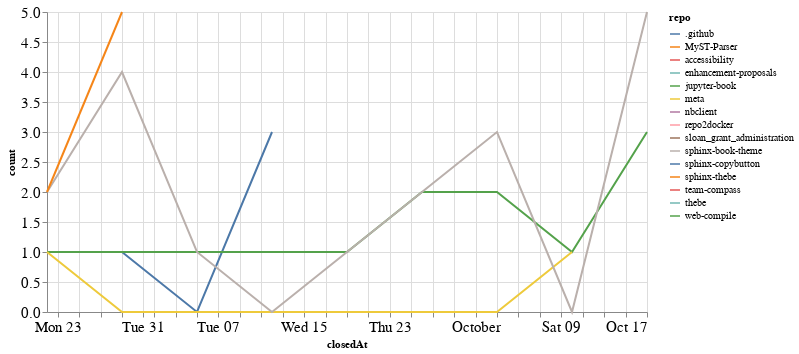

Notebook code for this chart:
### Code cell
closed_by_time = closed_by.groupby('repo').resample('W', on='closedAt').count()['author'].reset_index()
closed_by_time = closed_by_time.rename(columns={'author': 'count'})

alt.Chart(closed_by_time, width=600).mark_line().encode(
    x='closedAt',
    y='count',
    color='repo',
    tooltip="repo"
)

### Figure 1 — Vega-Lite specification as saved in the notebook (floating-point values rounded to 4 significant figures)
{"config": {"axisLeft": {"labelFontSize": 15}, "axisBottom": {"labelFontSize": 15}}, "data": {"name": "data-cd5138e6c5807fc4c0164175aa9bef32"}, "mark": "line", "encoding": {"color": {"type": "nominal", "field": "repo"}, "tooltip": {"type": "nominal", "field": "repo"}, "x": {"type": "temporal", "field": "closedAt"}, "y": {"type": "quantitative", "field": "count"}}, "width": 600, "$schema": "https://vega.github.io/schema/vega-lite/v4.8.1.json", "datasets": {"data-cd5138e6c5807fc4c0164175aa9bef32": [{"repo": ".github", "closedAt": "2021-08-29T00:00:00", "count": 1}, {"repo": ".github", "closedAt": "2021-09-05T00:00:00", "count": 0}, {"repo": ".github", "closedAt": "2021-09-12T00:00:00", "count": 3}, {"repo": "MyST-Parser", "closedAt": "2021-09-26T00:00:00", "count": 1}, {"repo": "accessibility", "closedAt": "2021-08-29T00:00:00", "count": 2}, {"repo": "enhancement-proposals", "closedAt": "2021-10-10T00:00:00", "count": 1}, {"repo": "jupyter-book", "closedAt": "2021-08-22T00:00:00", "count": 1}, {"repo": "jupyter-book", "closedAt": "2021-08-29T00:00:00", "count": 1}, {"repo": "jupyter-book", "closedAt": "2021-09-05T00:00:00", "count": 1}, {"repo": "jupyter-book", "closedAt": "2021-09-12T00:00:00", "count": 1}, {"repo": "jupyter-book", "closedAt": "2021-09-19T00:00:00", "count": 1}, {"repo": "jupyter-book", "closedAt": "2021-09-26T00:00:00", "count": 2}, {"repo": "jupyter-book", "closedAt": "2021-10-03T00:00:00", "count": 2}, {"repo": "jupyter-book", "closedAt": "2021-10-10T00:00:00", "count": 1}, {"repo": "jupyter-book", "closedAt": "2021-10-17T00:00:00", "count": 3}, {"repo": "meta", "closedAt": "2021-08-22T00:00:00", "count": 1}, {"repo": "meta", "closedAt": "2021-08-29T00:00:00", "count": 0}, {"repo": "meta", "closedAt": "2021-09-05T00:00:00", "count": 0}, {"repo": "meta", "closedAt": "2021-09-12T00:00:00", "count": 0}, {"repo": "meta", "closedAt": "2021-09-19T00:00:00", "count": 0}, {"repo": "meta", "closedAt": "2021-09-26T00:00:00", "count": 0}, {"repo": "meta", "closedAt": "2021-10-03T00:00:00", "count": 0}, {"repo": "meta", "closedAt": "2021-10-10T00:00:00", "count": 1}, {"repo": "nbclient", "closedAt": "2021-09-19T00:00:00", "count": 1}, {"repo": "repo2docker", "closedAt": "2021-09-19T00:00:00", "count": 1}, {"repo": "sloan_grant_administration", "closedAt": "2021-10-10T00:00:00", "count": 1}, {"repo": "sphinx-book-theme", "closedAt": "2021-08-22T00:00:00", "count": 2}, {"repo": "sphinx-book-theme", "closedAt": "2021-08-29T00:00:00", "count": 4}, {"repo": "sphinx-book-theme", "closedAt": "2021-09-05T00:00:00", "count": 1}, {"repo": "sphinx-book-theme", "closedAt": "2021-09-12T00:00:00", "count": 0}, {"repo": "sphinx-book-theme", "closedAt": "2021-09-19T00:00:00", "count": 1}, {"repo": "sphinx-book-theme", "closedAt": "2021-09-26T00:00:00", "count": 2}, {"repo": "sphinx-book-theme", "closedAt": "2021-10-03T00:00:00", "count": 3}, {"repo": "sphinx-book-theme", "closedAt": "2021-10-10T00:00:00", "count": 0}, {"repo": "sphinx-book-theme", "closedAt": "2021-10-17T00:00:00", "count": 5}, {"repo": "sphinx-copybutton", "closedAt": "2021-10-17T00:00:00", "count": 1}, {"repo": "sphinx-thebe", "closedAt": "2021-08-22T00:00:00", "count": 2}, {"repo": "sphinx-thebe", "closedAt": "2021-08-29T00:00:00", "count": 5}, {"repo": "team-compass", "closedAt": "2021-10-17T00:00:00", "count": 1}, {"repo": "thebe", "closedAt": "2021-08-29T00:00:00", "count": 1}, {"repo": "web-compile", "closedAt": "2021-09-26T00:00:00", "count": 1}]}}
